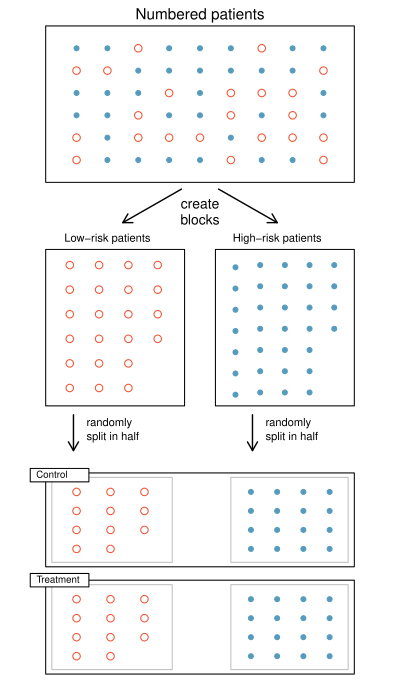

Generate this figure with R:
library(openintro)
data(COL)
set.seed(2)
xlim     <- c(0, 1)
slimBox3 <- 0.03

myPDF("figureShowingBlocking.pdf", 4, 7,
      mar = rep(0, 4))
plot(c(0, 2.9),
     type = "n",
     axes = FALSE,
     xlab = "",
     ylab = "",
     xlim = c(-0.1, 1.1))
rect(0, 2.2, 1, 2.9)
text(0.5, 2.885, "Numbered patients",
     pos = 3,
     cex = 0.9)
rect(0, 1.2, 0.45, 1.9)
rect(0.55, 1.2, 1, 1.9)
arrows(0.56, 2.17, 0.75, 2.02,
       length = 0.1,
       lwd = 1.37)
arrows(0.44, 2.17, 0.25, 2.02,
       length = 0.1,
       lwd = 1.37)
text(0.5, 2.07, "create\nblocks", cex = 0.8)
text(0.2, 1.89, "Low-risk patients", pos = 3, cex = 0.7)
text(0.2 + 0.55, 1.89, "High-risk patients",
     pos = 3,
     cex = 0.7)
rect(0, 0.48, 1, 0.9, border = COL[5])
rect(0, 0.00, 1, 0.42, border = COL[5])
arrows(0.09, 1.16, y1 = 1, length = 0.1, lwd = 1.37)
text(0.1, 1.08, "randomly\nsplit in half",
     cex = 0.7,
     pos = 4)
arrows(0.12 + 0.55, 1.16, y1 = 1,
       length = 0.1,
       lwd = 1.37)
text(0.13 + 0.55, 1.08, "randomly\nsplit in half",
     cex = 0.7,
     pos = 4)

# _____ Inner Box _____ #
rect(0.02, 0.50, 0.41, 0.88, border = COL[5,4])
rect(0.02, 0.02, 0.41, 0.40, border = COL[5,4])
rect(0.57 + slimBox3, 0.50, 0.98, 0.88, border = COL[5,4])
rect(0.57 + slimBox3, 0.02, 0.98, 0.40, border = COL[5,4])

# _____ Labels _____ #
rect(-0.05, 0.39 + 0.47, 0.14, 0.45 + 0.47,
     col = "#FFFFFF", border = COL[5])
text(0.02, 0.424 + 0.47, "Control", cex = 0.6, col = COL[5])

rect(-0.05, 0.39, 0.14, 0.45, col = "#FFFFFF", border = COL[5])
text(0.04, 0.424, "Treatment", cex = 0.6, col = COL[5])

n   <- 6 * 9
pch <- c(1, 20)[sample(2, n, TRUE, c(0.8, 1.2))]
cex <- rnorm(n, 1, 0.001)
k   <- 0
for(x in seq(0.1, 0.9, len = 9)){
  for(y in rev(seq(0.3, 0.8, len = 6))){
    k <- k + 1
    points(x, y + 2, pch = pch[k], cex = cex[k],
           col = COL[1 + 3 * (pch[k] == 1)])
  }
}

trmt  <- rep(NA, n)

these <- which(pch == 1)
trmt[sample(these, length(these) / 2)] <- "ctrl"
trmt[is.na(trmt) & pch == 1] <- "trmt"
k <- 0
x <- 0.078
y <- 1.83
for(i in these){
  k <- k + 1
  points(x, y, pch = pch[i], cex = cex[i], col = COL[4])
  if(y < 1.3){
    x <- x + 0.095
    y <- 1.83
  } else {
    y <- y - 0.11
  }
}
these <- which(pch != 1)
trmt[sample(these, length(these) / 2)] <- "ctrl"
trmt[is.na(trmt) & pch != 1] <- "trmt"
k <- 0
x <- 0.615
y <- 1.82
for(i in these){
  k <- k + 1
  points(x, y, pch = pch[i], cex = cex[i], col = COL[1])
  if(y < 1.3){
    x <- x + 0.08
    y <- 1.83
  } else {
    y <- y - 0.095
  }
}

# _____ Low Risk _____ #
k <- rep(0,4)
x <- c(0.10, 0.10, 0.665, 0.665)
y <- c(0.35, 0.83, 0.35, 0.83)-0.015
for(i in 1:n){
  j <- 1
  if(trmt[i] == "trmt"){
    j <- j+1
  }
  if(pch[i] != 1){
    j <- j+2
  }
  k[j] <- k[j]+1
  points(x[j], y[j], pch = pch[i], cex = cex[i],
         col = COL[1 + 3 * (pch[i] == 1)])
  if(y[j] < 0.12 + 0.51 * (j %in% c(2, 4)) - 0.015){
    x[j] <- x[j] + 0.11 - 0.025 * (j > 2)
    y[j] <- 0.35 + 0.48 * (j %in% c(2, 4)) - 0.015
  } else {
    y[j] <- y[j] - 0.085
  }
}

dev.off()
